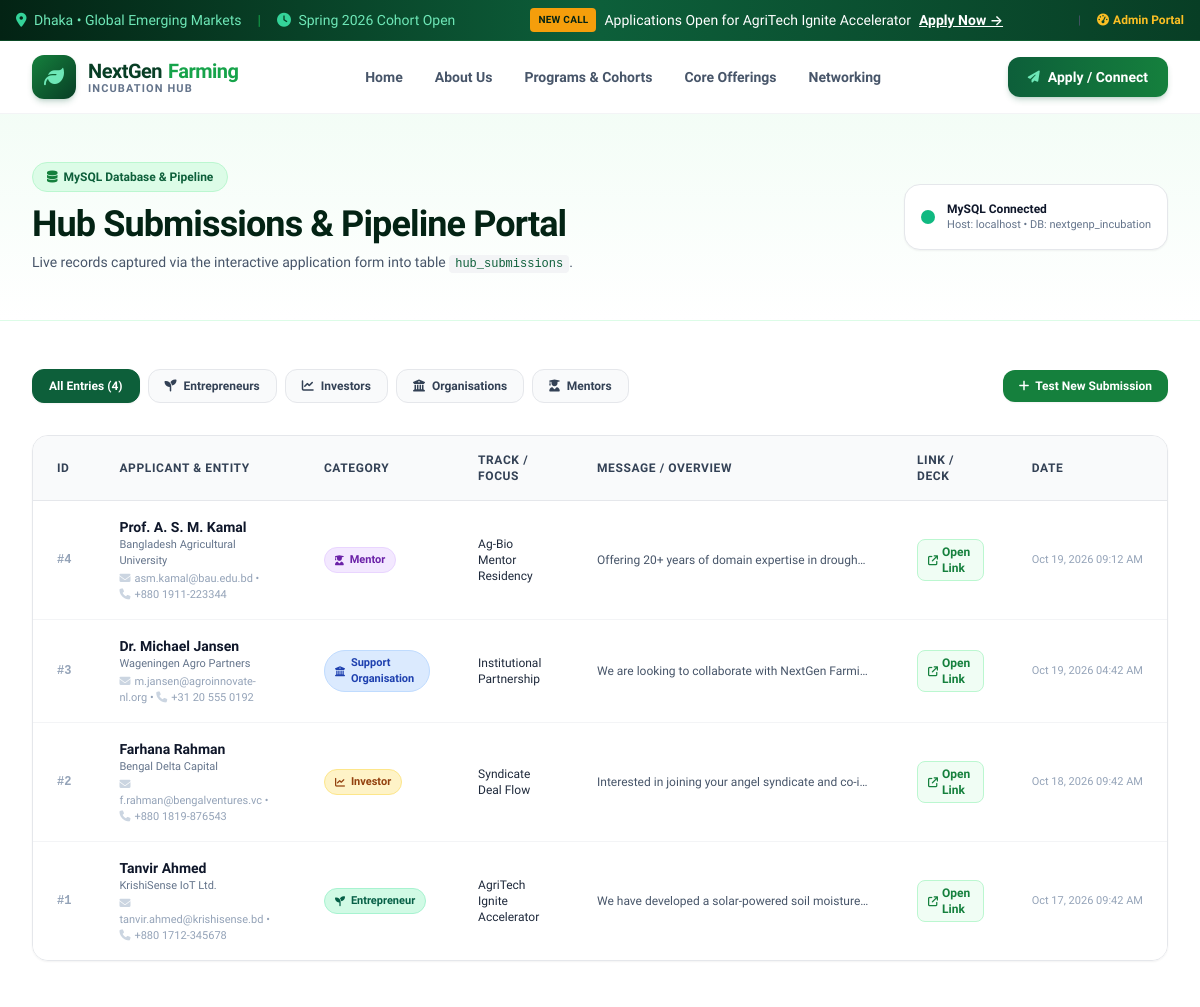
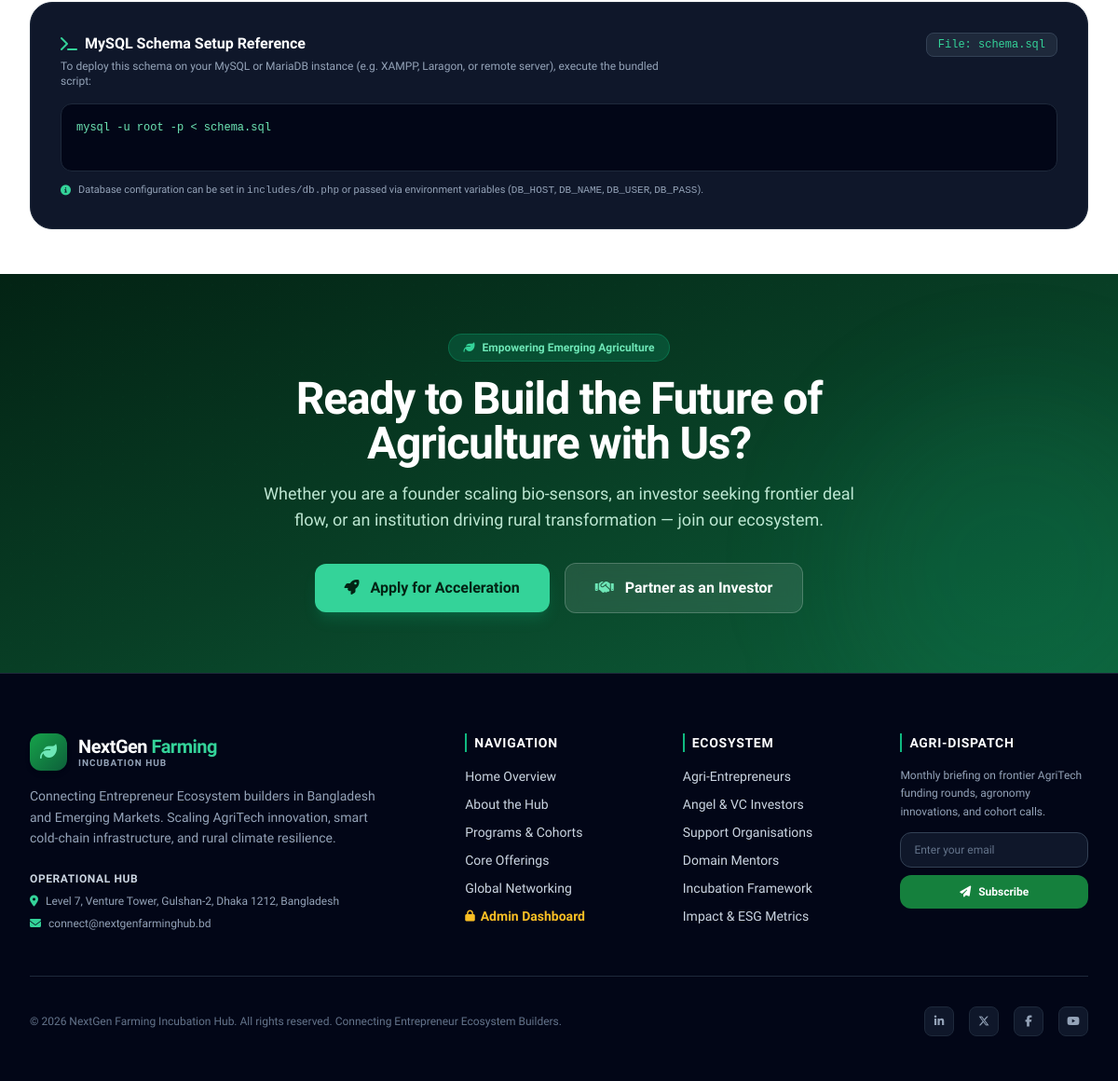
/submissions.php, run on the app's committed database (2 pictures, top to bottom).
### tables this page shows
CREATE TABLE IF NOT EXISTS `hub_submissions` (
    `id` INT UNSIGNED AUTO_INCREMENT PRIMARY KEY,
    `full_name` VARCHAR(150) NOT NULL,
    `email` VARCHAR(150) NOT NULL,
    `phone` VARCHAR(50) DEFAULT NULL,
    `organization` VARCHAR(150) DEFAULT NULL,
    `category` ENUM('Entrepreneur', 'Investor', 'Support Organisation', 'Mentor') NOT NULL,
    `sub_interest` VARCHAR(100) DEFAULT NULL,
    `pitch_url` VARCHAR(255) DEFAULT NULL,
    `message` TEXT NOT NULL,
    `admin_notes` TEXT DEFAULT NULL,
    `ip_address` VARCHAR(45) DEFAULT NULL,
    `status` ENUM('New', 'Under Review', 'Shortlisted', 'Contacted', 'Archived') DEFAULT 'New',
    `created_at` TIMESTAMP DEFAULT CURRENT_TIMESTAMP,
    `updated_at` TIMESTAMP DEFAULT CURRENT_TIMESTAMP ON UPDATE CURRENT_TIMESTAMP,
    INDEX `idx_category` (`category`),
    INDEX `idx_created_at` (`created_at`),
    INDEX `idx_status` (`status`)
);

### includes/db.php (called while the page is built, shortened)
<?php
function getDbConnection() {
    static $pdo = null;
    if ($pdo !== null) {
        return $pdo;
    }
    $options = [
        PDO::ATTR_ERRMODE            => PDO::ERRMODE_EXCEPTION,
        PDO::ATTR_DEFAULT_FETCH_MODE => PDO::FETCH_ASSOC,
        PDO::ATTR_EMULATE_PREPARES   => false,
        PDO::ATTR_TIMEOUT            => 2,
    ];
    $dsn = "mysql:host=" . DB_HOST . ";port=" . DB_PORT . ";dbname=" . DB_NAME . ";charset=utf8mb4";
    try {
        $pdo = new PDO($dsn, DB_USER, DB_PASS, $options);
        return $pdo;
    } catch (PDOException $e) {
        error_log("Primary DB connection attempt failed (" . DB_HOST . "): " . $e->getMessage());
    }
    return null;
}
function isDbConnected() {
    return getDbConnection() !== null;
}
function getHubSubmissions($limit = 50, $category = null) {
    $pdo = getDbConnection();
    if ($pdo !== null) {
        try {
            $sql = "SELECT * FROM hub_submissions";
            $params = [];
            $sql .= " ORDER BY created_at DESC LIMIT " . (int)$limit;
            $stmt = $pdo->prepare($sql);
            $stmt->execute($params);
            return $stmt->fetchAll();
        } catch (PDOException $e) {
            error_log("Failed to query submissions: " . $e->getMessage());
        }
    }
}

### submissions.php (the view, shortened to what this page needs)
<?php
require_once __DIR__ . '/includes/db.php';
require_once __DIR__ . '/includes/header.php';
$categoryFilter = $_GET['category'] ?? null;
$submissions = getHubSubmissions(100, $categoryFilter);
$dbConnected = isDbConnected();
?>
<section class="relative bg-gradient-to-b from-agro-50/70 to-white pt-12 pb-12 border-b border-agro-100">
    <div class="max-w-7xl mx-auto px-4 sm:px-6 lg:px-8">
        <div class="flex flex-col md:flex-row md:items-center justify-between gap-4">
            <div>
                <span class="inline-flex items-center px-3.5 py-1.5 rounded-full text-xs font-bold bg-agro-100 text-agro-800 border border-agro-200 mb-3">
                    <i class="fa-solid fa-database mr-1.5 text-agro-700"></i> MySQL Database & Pipeline
                </span>
                <h1 class="text-3xl sm:text-4xl font-extrabold text-agro-950 tracking-tight">
                    Hub Submissions & Pipeline Portal
                </h1>
                <p class="mt-2 text-sm text-slate-600">
                    Live records captured via the interactive application form into table <code class="bg-gray-100 text-agro-800 px-1.5 py-0.5 rounded text-xs font-mono">hub_submissions</code>.
                </p>
            </div>
            <div class="flex items-center space-x-3 bg-white p-4 rounded-2xl border border-gray-200 shadow-sm">
                <div class="w-3.5 h-3.5 rounded-full <?= $dbConnected ? 'bg-emerald-500 animate-pulse' : 'bg-blue-500' ?>"></div>
                <div>
                    <span class="block text-xs font-bold text-slate-900">
                        <?= $dbConnected ? 'MySQL Connected' : 'Adaptive Cache Storage' ?>
                    </span>
                    <span class="block text-[11px] text-slate-500">
                        <?= $dbConnected ? 'Host: ' . DB_HOST . ' • DB: ' . DB_NAME : 'Active & auto-syncing' ?>
                    </span>
                </div>
            </div>
        </div>
    </div>
</section>
<section class="py-12 bg-white">
    <div class="max-w-7xl mx-auto px-4 sm:px-6 lg:px-8">
        <div class="flex flex-col sm:flex-row sm:items-center justify-between gap-4 mb-8">
            <div class="flex flex-wrap gap-2 text-xs font-bold">
                <a href="submissions.php" class="px-4 py-2 rounded-xl border <?= empty($categoryFilter) ? 'bg-agro-800 text-white border-agro-800 shadow-sm' : 'bg-gray-50 text-slate-700 border-gray-200 hover:bg-gray-100' ?> transition">
                    All Entries (<?= count(getHubSubmissions(200)) ?>)
                </a>
                <a href="submissions.php?category=Entrepreneur" class="px-4 py-2 rounded-xl border <?= $categoryFilter === 'Entrepreneur' ? 'bg-emerald-700 text-white border-emerald-700 shadow-sm' : 'bg-gray-50 text-slate-700 border-gray-200 hover:bg-gray-100' ?> transition">
                    <i class="fa-solid fa-seedling mr-1"></i> Entrepreneurs
                </a>
                <a href="submissions.php?category=Investor" class="px-4 py-2 rounded-xl border <?= $categoryFilter === 'Investor' ? 'bg-amber-600 text-white border-amber-600 shadow-sm' : 'bg-gray-50 text-slate-700 border-gray-200 hover:bg-gray-100' ?> transition">
                    <i class="fa-solid fa-chart-line mr-1"></i> Investors
                </a>
                <a href="submissions.php?category=Support%20Organisation" class="px-4 py-2 rounded-xl border <?= $categoryFilter === 'Support Organisation' ? 'bg-blue-600 text-white border-blue-600 shadow-sm' : 'bg-gray-50 text-slate-700 border-gray-200 hover:bg-gray-100' ?> transition">
                    <i class="fa-solid fa-building-columns mr-1"></i> Organisations
                </a>
                <a href="submissions.php?category=Mentor" class="px-4 py-2 rounded-xl border <?= $categoryFilter === 'Mentor' ? 'bg-purple-600 text-white border-purple-600 shadow-sm' : 'bg-gray-50 text-slate-700 border-gray-200 hover:bg-gray-100' ?> transition">
                    <i class="fa-solid fa-user-graduate mr-1"></i> Mentors
                </a>
            </div>
            <div class="flex items-center space-x-3">
                <a href="contact.php" class="px-4 py-2 bg-agro-700 hover:bg-agro-800 text-white text-xs font-bold rounded-xl shadow-sm transition flex items-center">
                    <i class="fa-solid fa-plus mr-1.5"></i> Test New Submission
                </a>
            </div>
        </div>
        <div class="overflow-x-auto rounded-2xl border border-gray-200 shadow-sm">
            <table class="w-full text-left text-xs text-slate-600">
                <thead class="bg-gray-50 text-slate-700 uppercase font-extrabold tracking-wider border-b border-gray-200">
                    <tr>
                        <th scope="col" class="px-6 py-4">ID</th>
                        <th scope="col" class="px-6 py-4">Applicant & Entity</th>
                        <th scope="col" class="px-6 py-4">Category</th>
                        <th scope="col" class="px-6 py-4">Track / Focus</th>
                        <th scope="col" class="px-6 py-4">Message / Overview</th>
                        <th scope="col" class="px-6 py-4">Link / Deck</th>
                        <th scope="col" class="px-6 py-4">Date</th>
                    </tr>
                </thead>
                <tbody class="divide-y divide-gray-100 bg-white">
                    <?php if (empty($submissions)): ?>
                        <tr>
                            <td colspan="7" class="px-6 py-12 text-center text-slate-400">
                                <i class="fa-solid fa-folder-open text-4xl mb-3 text-slate-300 block"></i>
                                No submissions found under this filter. Submit a new application via <a href="contact.php" class="text-agro-700 underline font-bold">Contact Page</a>.
                            </td>
                        </tr>
                    <?php else: ?>
                        <?php foreach ($submissions as $row):
                            $badgeColor = match ($row['category']) {
                                'Entrepreneur' => 'bg-emerald-100 text-emerald-800 border-emerald-200',
                                'Investor' => 'bg-amber-100 text-amber-800 border-amber-200',
                                'Support Organisation' => 'bg-blue-100 text-blue-800 border-blue-200',
                                'Mentor' => 'bg-purple-100 text-purple-800 border-purple-200',
                                default => 'bg-gray-100 text-gray-800 border-gray-200',
                            };
                            $icon = match ($row['category']) {
                                'Entrepreneur' => 'fa-seedling',
                                'Investor' => 'fa-chart-line',
                                'Support Organisation' => 'fa-building-columns',
                                'Mentor' => 'fa-user-graduate',
                                default => 'fa-envelope',
                            };
                        ?>
                            <tr class="hover:bg-gray-50/70 transition">
                                <td class="px-6 py-4 font-mono font-bold text-slate-400">
                                    #<?= htmlspecialchars($row['id']) ?>
                                </td>
                                <td class="px-6 py-4">
                                    <div class="font-bold text-slate-900 text-sm"><?= htmlspecialchars($row['full_name']) ?></div>
                                    <div class="text-[11px] text-slate-500 font-medium"><?= htmlspecialchars($row['organization'] ?: 'Independent') ?></div>
                                    <div class="text-[11px] text-slate-400 mt-0.5">
                                        <i class="fa-solid fa-envelope mr-1 text-slate-300"></i><?= htmlspecialchars($row['email']) ?>
                                        <?php if (!empty($row['phone'])): ?>
                                            • <i class="fa-solid fa-phone mr-1 text-slate-300"></i><?= htmlspecialchars($row['phone']) ?>
                                        <?php endif; ?>
                                    </div>
                                </td>
                                <td class="px-6 py-4">
                                    <span class="inline-flex items-center px-2.5 py-1 rounded-full text-[11px] font-bold border <?= $badgeColor ?>">
                                        <i class="fa-solid <?= $icon ?> mr-1.5 text-[10px]"></i>
                                        <?= htmlspecialchars($row['category']) ?>
                                    </span>
                                </td>
                                <td class="px-6 py-4 font-medium text-slate-800">
                                    <?= htmlspecialchars($row['sub_interest'] ?: 'General Program Inquiry') ?>
                                </td>
                                <td class="px-6 py-4 max-w-xs">
                                    <p class="truncate text-slate-600 text-xs" title="<?= htmlspecialchars($row['message']) ?>">
                                        <?= htmlspecialchars($row['message']) ?>
                                    </p>
                                </td>
                                <td class="px-6 py-4">
                                    <?php if (!empty($row['pitch_url'])): ?>
                                        <a href="<?= htmlspecialchars($row['pitch_url']) ?>" target="_blank" rel="noopener noreferrer" class="inline-flex items-center text-xs font-bold text-agro-700 hover:text-agro-900 bg-agro-50 px-2.5 py-1 rounded-lg border border-agro-200">
                                            <i class="fa-solid fa-arrow-up-right-from-square mr-1 text-[10px]"></i> Open Link
                                        </a>
                                    <?php else: ?>
                                        <span class="text-slate-300">—</span>
                                    <?php endif; ?>
                                </td>
                                <td class="px-6 py-4 text-[11px] text-slate-400 whitespace-nowrap">
                                    <?= date('M d, Y h:i A', strtotime($row['created_at'])) ?>
                                </td>
                            </tr>
                        <?php endforeach; ?>
                    <?php endif; ?>
                </tbody>
            </table>
        </div>
        <div class="mt-12 bg-slate-900 text-slate-300 p-8 rounded-3xl border border-slate-800">
            <div class="flex items-start justify-between flex-wrap gap-4">
                <div>
                    <h3 class="text-white font-bold text-base flex items-center">
                        <i class="fa-solid fa-terminal text-emerald-400 mr-2"></i> MySQL Schema Setup Reference
                    </h3>
                    <p class="text-xs text-slate-400 mt-1 max-w-2xl">
                        To deploy this schema on your MySQL or MariaDB instance (e.g. XAMPP, Laragon, or remote server), execute the bundled script:
                    </p>
                </div>
                <span class="px-3 py-1 bg-slate-800 text-emerald-400 font-mono text-xs rounded-lg border border-slate-700">
                    File: schema.sql
                </span>
            </div>
            <pre class="mt-4 p-4 rounded-xl bg-slate-950 font-mono text-xs text-emerald-300 overflow-x-auto border border-slate-800 leading-relaxed">
mysql -u root -p &lt; schema.sql
            </pre>
            <div class="mt-3 text-[11px] text-slate-400 flex items-center space-x-2">
                <i class="fa-solid fa-circle-info text-emerald-400"></i>
                <span>Database configuration can be set in <code>includes/db.php</code> or passed via environment variables (<code>DB_HOST</code>, <code>DB_NAME</code>, <code>DB_USER</code>, <code>DB_PASS</code>).</span>
            </div>
        </div>
    </div>
</section>
<?php require_once __DIR__ . '/includes/footer.php'; ?>

### data on the page
hub_submissions: id "4", full_name "Prof. A. S. M. Kamal", organization "Bangladesh Agricultural University", email "asm.kamal@bau.edu.bd", phone "+880 1911-223344", category "Mentor", sub_interest "Ag-Bio Mentor Residency", message "Offering 20+ years of domain expertise in drough…", created_at "Oct 19, 2026 09:12 AM"
hub_submissions: id "3", full_name "Dr. Michael Jansen", organization "Wageningen Agro Partners", email "m.jansen@agroinnovate-nl.org", phone "+31 20 555 0192", category "Support Organisation", sub_interest "Institutional Partnership", message "We are looking to collaborate with NextGen Farmi…", created_at "Oct 19, 2026 04:42 AM"
hub_submissions: id "2", full_name "Farhana Rahman", organization "Bengal Delta Capital", email "f.rahman@bengalventures.vc", phone "+880 1819-876543", category "Investor", sub_interest "Syndicate Deal Flow", message "Interested in joining your angel syndicate and co-i…", created_at "Oct 18, 2026 09:42 AM"
hub_submissions: id "1", full_name "Tanvir Ahmed", organization "KrishiSense IoT Ltd.", email "tanvir.ahmed@krishisense.bd", phone "+880 1712-345678", category "Entrepreneur", sub_interest "AgriTech Ignite Accelerator", message "We have developed a solar-powered soil moisture…", created_at "Oct 17, 2026 09:42 AM"

### other printed values
$dynBannerBadge "NEW CALL"
$dynBannerText "Applications Open for AgriTech Ignite Accelerator"
DB_HOST "localhost"
DB_NAME "nextgenp_incubation"
count(getHubSubmissions(200)) "4"
getSiteSetting('contact_email', 'connect@nextgenfarminghub.bd') "connect@nextgenfarminghub.bd"
